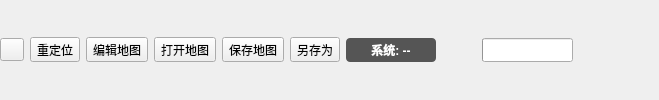
<?xml version="1.0" encoding="UTF-8"?>
<ui version="4.0">
 <class>MapToolBarWidget</class>
 <widget class="QWidget" name="mapToolBar">
  <layout class="QHBoxLayout" name="horizontalLayout_tools">
   <property name="spacing">
    <number>6</number>
   </property>
   <property name="leftMargin">
    <number>0</number>
   </property>
   <property name="topMargin">
    <number>0</number>
   </property>
   <property name="rightMargin">
    <number>0</number>
   </property>
   <property name="bottomMargin">
    <number>0</number>
   </property>
   <item>
    <widget class="QToolButton" name="view_menu_btn">
     <property name="toolButtonStyle">
      <enum>Qt::ToolButtonTextUnderIcon</enum>
     </property>
    </widget>
   </item>
   <item>
    <widget class="QToolButton" name="reloc_btn">
     <property name="text">
      <string>重定位</string>
     </property>
     <property name="toolButtonStyle">
      <enum>Qt::ToolButtonTextUnderIcon</enum>
     </property>
    </widget>
   </item>
   <item>
    <widget class="QToolButton" name="edit_map_btn">
     <property name="text">
      <string>编辑地图</string>
     </property>
     <property name="toolButtonStyle">
      <enum>Qt::ToolButtonTextUnderIcon</enum>
     </property>
    </widget>
   </item>
   <item>
    <widget class="QToolButton" name="open_map_btn">
     <property name="text">
      <string>打开地图</string>
     </property>
     <property name="toolButtonStyle">
      <enum>Qt::ToolButtonTextUnderIcon</enum>
     </property>
    </widget>
   </item>
   <item>
    <widget class="QToolButton" name="save_map_btn">
     <property name="text">
      <string>保存地图</string>
     </property>
     <property name="toolButtonStyle">
      <enum>Qt::ToolButtonTextUnderIcon</enum>
     </property>
    </widget>
   </item>
   <item>
    <widget class="QToolButton" name="re_save_map_btn">
     <property name="text">
      <string>另存为</string>
     </property>
     <property name="toolButtonStyle">
      <enum>Qt::ToolButtonTextUnderIcon</enum>
     </property>
    </widget>
   </item>
   <item>
    <widget class="QLabel" name="health_indicator_">
     <property name="minimumSize">
      <size>
       <width>90</width>
       <height>24</height>
      </size>
     </property>
     <property name="maximumSize">
      <size>
       <width>90</width>
       <height>24</height>
      </size>
     </property>
     <property name="styleSheet">
      <string notr="true">font-weight:bold; border-radius:4px; background:#555; color:white;</string>
     </property>
     <property name="text">
      <string>系统: --</string>
     </property>
     <property name="alignment">
      <set>Qt::AlignCenter</set>
     </property>
    </widget>
   </item>
   <item>
    <spacer name="horizontalSpacer">
     <property name="orientation">
      <enum>Qt::Horizontal</enum>
     </property>
     <property name="sizeHint" stdset="0">
      <size>
       <width>40</width>
       <height>20</height>
      </size>
     </property>
    </spacer>
   </item>
   <item>
    <widget class="QProgressBar" name="battery_bar_">
     <property name="maximumSize">
      <size>
       <width>120</width>
       <height>24</height>
      </size>
     </property>
     <property name="alignment">
      <set>Qt::AlignCenter</set>
     </property>
    </widget>
   </item>
   <item>
    <widget class="QLabel" name="battery_icon_label">
     <property name="minimumSize">
      <size>
       <width>24</width>
       <height>24</height>
      </size>
     </property>
     <property name="maximumSize">
      <size>
       <width>24</width>
       <height>24</height>
      </size>
     </property>
    </widget>
   </item>
   <item>
    <widget class="QLabel" name="label_power_">
     <property name="minimumSize">
      <size>
       <width>50</width>
       <height>24</height>
      </size>
     </property>
     <property name="maximumSize">
      <size>
       <width>50</width>
       <height>24</height>
      </size>
     </property>
    </widget>
   </item>
  </layout>
 </widget>
 <resources/>
 <connections/>
</ui>
